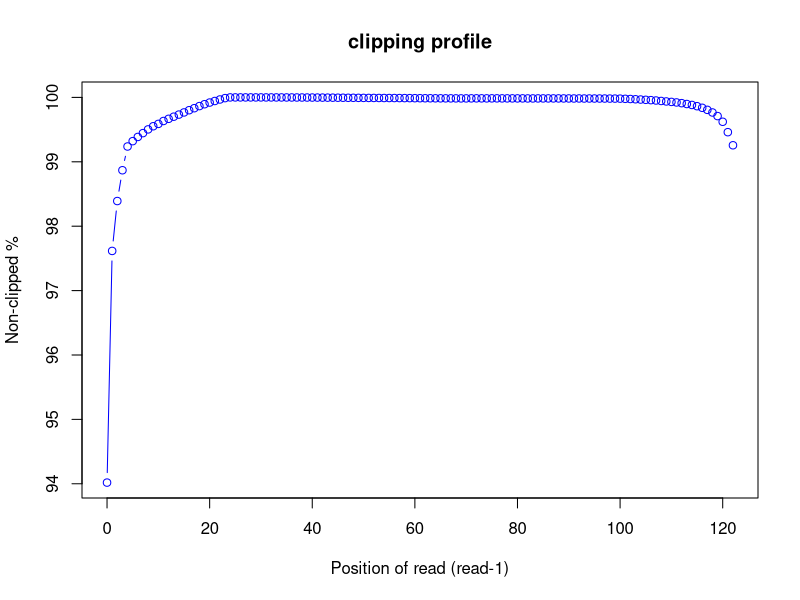
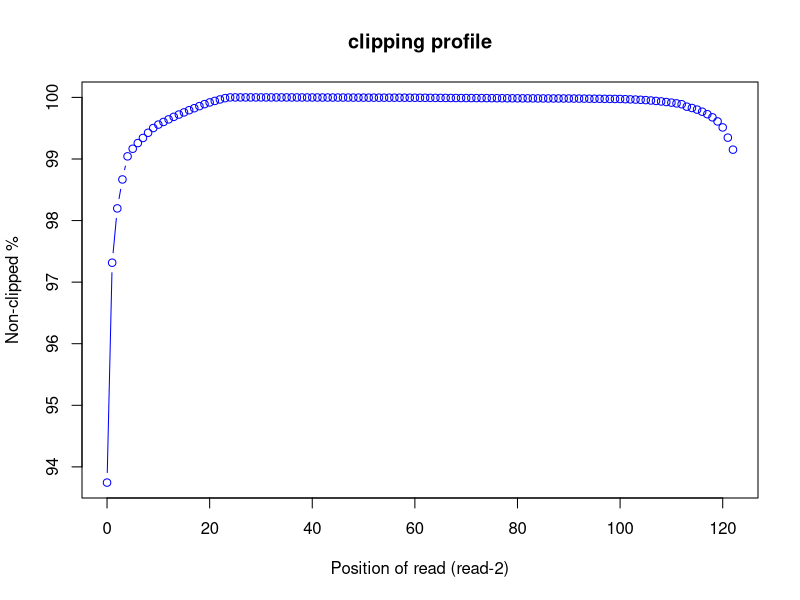

Source code (R) for these figures, in order:
pdf("SRR11647686.clipping_profile.R1.pdf")
read_pos=c(0,1,2,3,4,5,6,7,8,9,10,11,12,13,14,15,16,17,18,19,20,21,22,23,24,25,26,27,28,29,30,31,32,33,34,35,36,37,38,39,40,41,42,43,44,45,46,47,48,49,50,51,52,53,54,55,56,57,58,59,60,61,62,63,64,65,66,67,68,69,70,71,72,73,74,75,76,77,78,79,80,81,82,83,84,85,86,87,88,89,90,91,92,93,94,95,96,97,98,99,100,101,102,103,104,105,106,107,108,109,110,111,112,113,114,115,116,117,118,119,120,121,122)
r1_clip_count=c(984301.0,392316.0,264807.0,186117.0,125440.0,111785.0,101038.0,91253.0,81751.0,73705.0,67674.0,60259.0,54709.0,49275.0,43877.0,38395.0,32726.0,27587.0,22203.0,17411.0,13142.0,9174.0,5320.0,1834.0,0,1.0,2.0,6.0,13.0,19.0,20.0,35.0,49.0,61.0,83.0,119.0,157.0,189.0,239.0,286.0,338.0,411.0,500.0,583.0,662.0,765.0,848.0,963.0,998.0,1129.0,1232.0,1323.0,1362.0,1446.0,1543.0,1587.0,1611.0,1699.0,1783.0,1852.0,2003.0,2084.0,2176.0,2235.0,2315.0,2388.0,2416.0,2467.0,2473.0,2556.0,2510.0,2449.0,2414.0,2432.0,2480.0,2433.0,2425.0,2497.0,2478.0,2495.0,2553.0,2506.0,2631.0,2634.0,2569.0,2573.0,2568.0,2576.0,2591.0,2639.0,2670.0,2764.0,2694.0,2818.0,2776.0,2820.0,2844.0,2875.0,2985.0,3034.0,3138.0,3614.0,4094.0,4746.0,5456.0,6158.0,6976.0,7890.0,9100.0,10324.0,11493.0,12861.0,14684.0,16860.0,19281.0,22454.0,26518.0,31755.0,38512.0,47734.0,62264.0,88854.0,122318.0)
r1_nonclip_count = 16455376 - r1_clip_count
plot(read_pos, r1_nonclip_count*100/(r1_clip_count + r1_nonclip_count),col="blue",main="clipping profile",xlab="Position of read (read-1)",ylab="Non-clipped %",type="b")
dev.off()
pdf("SRR11647686.clipping_profile.R2.pdf")
read_pos=c(0,1,2,3,4,5,6,7,8,9,10,11,12,13,14,15,16,17,18,19,20,21,22,23,24,25,26,27,28,29,30,31,32,33,34,35,36,37,38,39,40,41,42,43,44,45,46,47,48,49,50,51,52,53,54,55,56,57,58,59,60,61,62,63,64,65,66,67,68,69,70,71,72,73,74,75,76,77,78,79,80,81,82,83,84,85,86,87,88,89,90,91,92,93,94,95,96,97,98,99,100,101,102,103,104,105,106,107,108,109,110,111,112,113,114,115,116,117,118,119,120,121,122)
r2_clip_count=c(1029354.0,441765.0,296599.0,219234.0,157518.0,137225.0,122046.0,108354.0,94506.0,81850.0,72682.0,65622.0,58687.0,51955.0,45780.0,40058.0,34225.0,28878.0,23364.0,17948.0,13453.0,9390.0,5500.0,1983.0,0,1.0,1.0,4.0,9.0,16.0,19.0,27.0,31.0,42.0,60.0,74.0,88.0,114.0,143.0,176.0,200.0,244.0,281.0,321.0,352.0,345.0,394.0,428.0,470.0,527.0,571.0,625.0,639.0,664.0,692.0,690.0,733.0,774.0,798.0,840.0,924.0,976.0,1027.0,1146.0,1264.0,1331.0,1423.0,1532.0,1617.0,1655.0,1721.0,1718.0,1823.0,1875.0,1946.0,2040.0,2144.0,2219.0,2292.0,2369.0,2460.0,2478.0,2524.0,2600.0,2708.0,2724.0,2812.0,2832.0,2822.0,2858.0,2907.0,3023.0,3108.0,3213.0,3429.0,3551.0,3647.0,3790.0,3984.0,4134.0,4224.0,4764.0,5267.0,5763.0,6392.0,7213.0,8246.0,9394.0,10750.0,12331.0,13935.0,15938.0,18258.0,24757.0,28289.0,32594.0,38178.0,44839.0,53241.0,64143.0,80177.0,107538.0,139608.0)
r2_nonclip_count = 16455376 - r2_clip_count
plot(read_pos, r2_nonclip_count*100/(r2_clip_count + r2_nonclip_count),col="blue",main="clipping profile",xlab="Position of read (read-2)",ylab="Non-clipped %",type="b")
dev.off()
